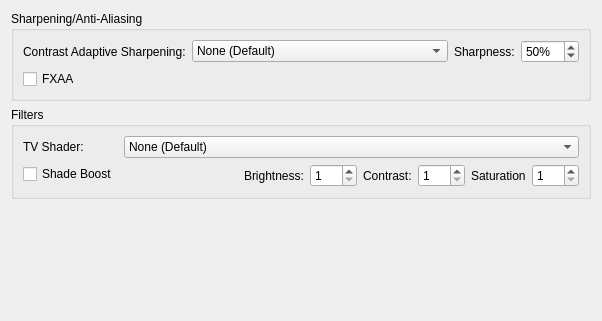
     <widget class="QWidget" name="postProcessingTab">
      <attribute name="title">
       <string>Post-Processing</string>
      </attribute>
      <layout class="QVBoxLayout" name="verticalLayout_5">
       <item>
        <widget class="QGroupBox" name="groupBox_5">
         <property name="title">
          <string>Sharpening/Anti-Aliasing</string>
         </property>
         <layout class="QFormLayout" name="formLayout_2">
          <item row="0" column="0">
           <widget class="QLabel" name="label_17">
            <property name="text">
             <string extracomment="You might find an official translation for this on AMD's website (Spanish version linked): https://www.amd.com/es/technologies/radeon-software-fidelityfx">Contrast Adaptive Sharpening:</string>
            </property>
           </widget>
          </item>
          <item row="0" column="1">
           <layout class="QHBoxLayout" name="horizontalLayout_6">
            <item>
             <widget class="QComboBox" name="casMode">
              <item>
               <property name="text">
                <string>None (Default)</string>
               </property>
              </item>
              <item>
               <property name="text">
                <string>Sharpen Only (Internal Resolution)</string>
               </property>
              </item>
              <item>
               <property name="text">
                <string>Sharpen and Resize (Display Resolution)</string>
               </property>
              </item>
             </widget>
            </item>
            <item>
             <layout class="QHBoxLayout" name="horizontalLayout_7">
              <item>
               <widget class="QLabel" name="label_43">
                <property name="text">
                 <string>Sharpness:</string>
                </property>
               </widget>
              </item>
              <item>
               <widget class="QSpinBox" name="casSharpness">
                <property name="suffix">
                 <string extracomment="Percentage sign that will appear next to a number. Add a space or whatever is needed before depending on your language.">%</string>
                </property>
                <property name="maximum">
                 <number>100</number>
                </property>
                <property name="value">
                 <number>50</number>
                </property>
               </widget>
              </item>
             </layout>
            </item>
           </layout>
          </item>
          <item row="1" column="0" colspan="2">
           <widget class="QCheckBox" name="fxaa">
            <property name="text">
             <string>FXAA</string>
            </property>
           </widget>
          </item>
         </layout>
        </widget>
       </item>
       <item>
        <widget class="QGroupBox" name="groupBox_7">
         <property name="title">
          <string>Filters</string>
         </property>
         <layout class="QFormLayout" name="formLayout_5">
          <item row="0" column="0">
           <widget class="QLabel" name="label_35">
            <property name="text">
             <string>TV Shader:</string>
            </property>
           </widget>
          </item>
          <item row="0" column="1">
           <widget class="QComboBox" name="tvShader">
            <item>
             <property name="text">
              <string>None (Default)</string>
             </property>
            </item>
            <item>
             <property name="text">
              <string>Scanline Filter</string>
             </property>
            </item>
            <item>
             <property name="text">
              <string>Diagonal Filter</string>
             </property>
            </item>
            <item>
             <property name="text">
              <string>Triangular Filter</string>
             </property>
            </item>
            <item>
             <property name="text">
              <string>Wave Filter</string>
             </property>
            </item>
            <item>
             <property name="text">
              <string extracomment="Lottes = Timothy Lottes, the creator of the shader filter. Leave as-is. CRT= Cathode Ray Tube, an old type of television technology.">Lottes CRT</string>
             </property>
            </item>
           </widget>
          </item>
          <item row="1" column="0">
           <widget class="QCheckBox" name="shadeBoost">
            <property name="text">
             <string>Shade Boost</string>
            </property>
           </widget>
          </item>
          <item row="1" column="1">
           <layout class="QHBoxLayout" name="horizontalLayout_4">
            <item>
             <spacer name="horizontalSpacer">
              <property name="orientation">
               <enum>Qt::Horizontal</enum>
              </property>
              <property name="sizeHint" stdset="0">
               <size>
                <width>40</width>
                <height>20</height>
               </size>
              </property>
             </spacer>
            </item>
            <item>
             <widget class="QLabel" name="label_31">
              <property name="text">
               <string>Brightness:</string>
              </property>
             </widget>
            </item>
            <item>
             <widget class="QSpinBox" name="shadeBoostBrightness">
              <property name="minimum">
               <number>1</number>
              </property>
              <property name="maximum">
               <number>100</number>
              </property>
             </widget>
            </item>
            <item>
             <widget class="QLabel" name="label_32">
              <property name="text">
               <string>Contrast:</string>
              </property>
             </widget>
            </item>
            <item>
             <widget class="QSpinBox" name="shadeBoostContrast">
              <property name="minimum">
               <number>1</number>
              </property>
              <property name="maximum">
               <number>100</number>
              </property>
             </widget>
            </item>
            <item>
             <widget class="QLabel" name="label_33">
              <property name="text">
               <string>Saturation</string>
              </property>
             </widget>
            </item>
            <item>
             <widget class="QSpinBox" name="shadeBoostSaturation">
              <property name="minimum">
               <number>1</number>
              </property>
              <property name="maximum">
               <number>100</number>
              </property>
             </widget>
            </item>
           </layout>
          </item>
         </layout>
        </widget>
       </item>
       <item>
        <spacer name="verticalSpacer_5">
         <property name="orientation">
          <enum>Qt::Vertical</enum>
         </property>
         <property name="sizeHint" stdset="0">
          <size>
           <width>20</width>
           <height>111</height>
          </size>
         </property>
        </spacer>
       </item>
      </layout>
     </widget>
